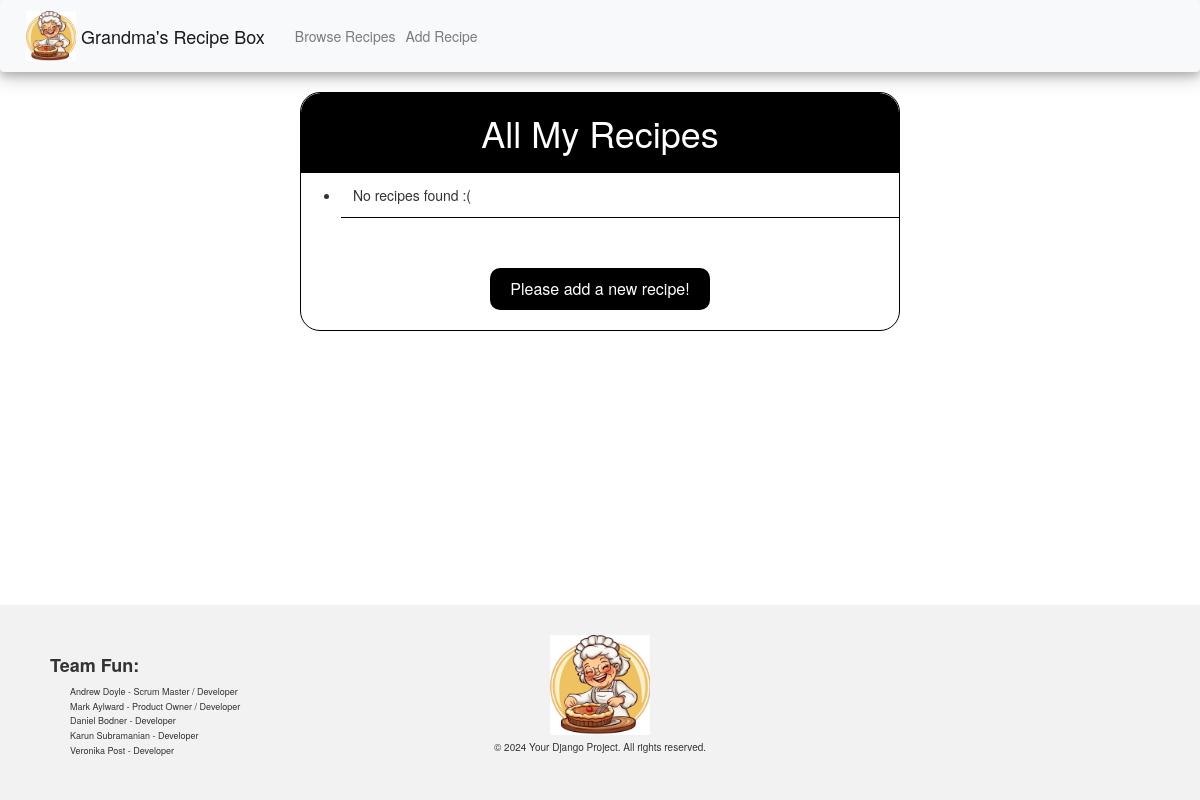
The app's page /, older data.
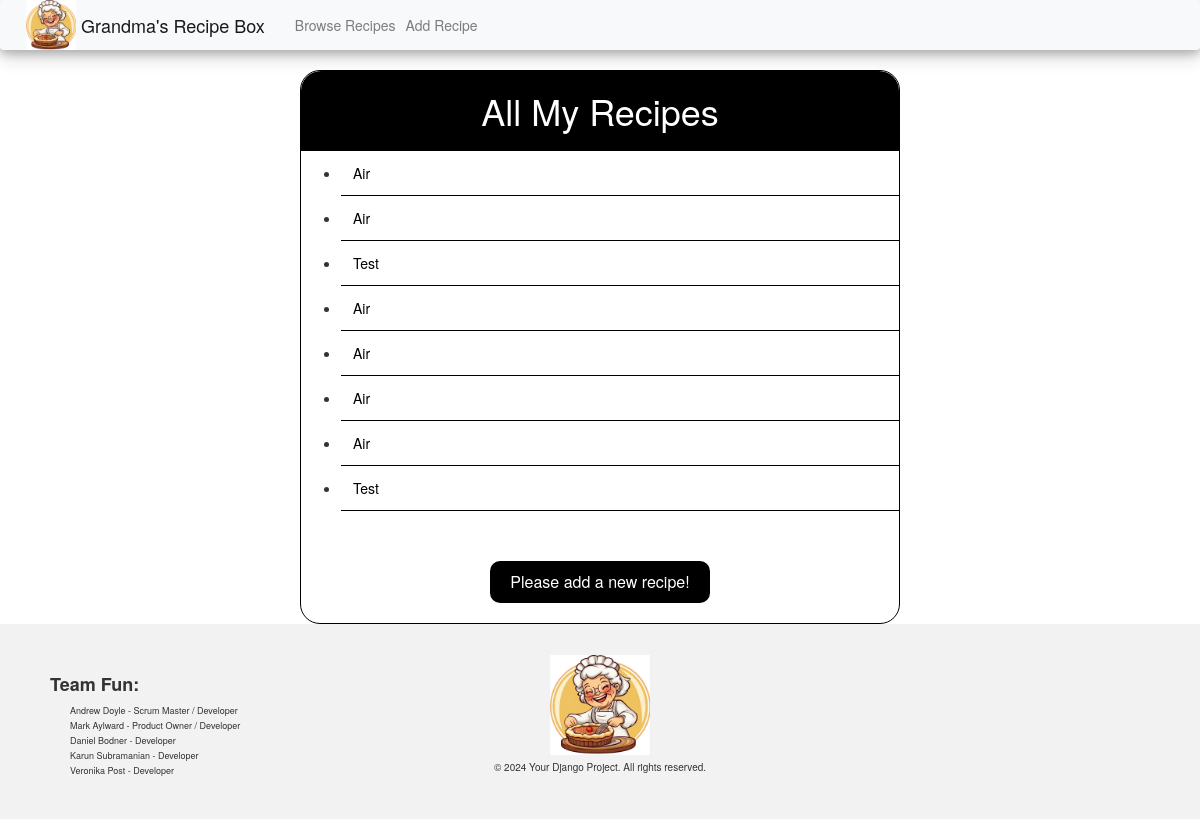
The same page, newer data.
### recipes/models.py (models this page shows, shortened)
class Recipe(models.Model):
    title = models.CharField(max_length=100, null=False, blank=False)
    ingredients = models.TextField(null=False, blank=False)
    instructions = models.TextField(null=False, blank=False)
    prepMinutes = models.IntegerField(null=False, blank=False)
    cookMinutes = models.IntegerField(null=False, blank=False)
    servings = models.IntegerField(null=False, blank=False)
    tags = TaggableManager()

### recipes/views.py (the view)
# urls.py: path("", views.browseRecipe, name="browseRecipe")
def browseRecipe(request, tags=None):
    recipes = Recipe.objects.all() # TODO add filtering
    return render(request, "browseRecipes.html", {
        "recipes": recipes
    })

### recipes/templates/browseRecipes.html (shortened to what this page needs)
{% extends "layout.html" %}
{% block body %}
    <div class="browseMainDiv">
        <div class="browseDiv">
            <h1 class="browseHeader">All My Recipes</h1>
            <div style="justify-content:left; width:100%;">
                <ul>
                {% for recipe in recipes %}
                    <li class="listItem"><a href="/viewRecipe/{{ recipe.id }}">{{ recipe.title }}</a></li>
                {% empty %}
                    <li class="listItem">No recipes found :( </li>
                {% endfor %}
                </ul>
            </div>
            <div style="margin-top:10px;">
                <button onclick="location.href='{% url 'addRecipe' %}'" class="button">
                  Please add a new recipe!
              </button>
            </div>
        </div>
    </div>
{% endblock %}

### recipes/templates/layout.html (shortened to what this page needs)
<!DOCTYPE html>
{% load static %}
<html lang="en">
    <head>
        <link rel="stylesheet" href="https://stackpath.bootstrapcdn.com/bootstrap/4.4.1/css/bootstrap.min.css">
        <link rel="stylesheet" href="https://maxcdn.bootstrapcdn.com/bootstrap/3.4.1/css/bootstrap.min.css">
        <link href="{% static 'styles.css' %}" rel="stylesheet">
    </head>
    <body style="min-height:100vh;margin:0px;">
        <nav class="navbar navbar-expand-lg navbar-light bg-light justify-content-left" style="box-shadow: 0 4px 8px 0 rgba(0, 0, 0, 0.2), 0 6px 20px 0 rgba(0, 0, 0, 0.19);position: -webkid-sticky; position: sticky; top: 0px;z-index: 3; padding-top: 10px; padding-bottom: 10px; background-color: white;">
          <a class="navbar-brand" href="{% url 'browseRecipe' %}">
            {% load static %}<img src="{% static 'grandma.png' %}" width="50" height="50" class="d-inline-block align-top" style="margin-top:-15px;" alt="">
            Grandma's Recipe Box
          </a>
          <div class="navbarLarge">
            <ul class="navbar-nav mr-auto">
                  <li class="nav-item">
                    <a class="nav-link" href="{% url 'browseRecipe' %}">Browse Recipes</a>
                  </li>
                  <li class="nav-item">
                      <a class="nav-link" href="{% url 'addRecipe' %}">Add Recipe</a>
                  </li>
            </ul>
          </div>
        </nav>
        <div class="content">
            {% block body %}
            {% endblock %}
        </div>
        <footer class="footer">
          <div class="footer-left">
              <h4><strong>Team Fun:</strong></h4>
              <ul>
                  <li>Andrew Doyle - Scrum Master / Developer</li>
                  <li>Mark Aylward - Product Owner / Developer</li>
                  <li>Daniel Bodner - Developer</li>
                  <li>Karun Subramanian - Developer</li>
                  <li>Veronika Post - Developer</li>
              </ul>
          </div>
          <div class="footer-center">
              <img src="{% static 'grandma.png' %}" width="50" height="50" class="d-inline-block align-top" style="margin-top:-15px;" alt="">
              <p>&copy; 2024 Your Django Project. All rights reserved.</p>
          </div>
      </footer>
    </body>
</html>

### static/styles.css (style rules this page uses)
.button { background-color: black; color: white; border: none; border-radius: 10px; padding: 10px 20px; font-size: 16px; cursor: pointer; transition: all 0.3s ease; width:100%; margin-top:30px; }
html, body { margin: 0; padding: 0; height: 100%; display: flex; flex-direction: column; }
.content { flex: 1; }
.footer { background-color: #f2f2f2; display: flex; justify-content: space-between; align-items: center; padding-top: 40px; padding-bottom: 40px; width: 100%; position: relative; bottom: 0; box-sizing: border-box; position: relative; }
.footer-left { flex: 0 0 auto; text-align: left; padding-left: 50px; }
.footer-left ul { list-style: none; padding: 0; margin: 0; }
.footer-left li { padding-left: 20px; }
.footer-left ul li { font-size: 0.9rem; margin: 0.2rem 0; }
.footer-center { position: absolute; left: 50%; transform: translateX(-50%); text-align: center; }
.footer-center img { width: 100px; height: 100px; margin-bottom: 0.5rem; }
.footer-center p { margin: 0; font-size: 1rem; }
.browseDiv { display:flex; flex-direction:column; align-items:center; border: 1px solid black; width: 50%; border-radius: 20px; padding-top: 0px; padding-bottom: 20px; }
.browseHeader { padding-top:20px; padding-bottom: 20px; background-color: black; width: 100%; text-align: center; border-radius: 20px 20px 0px 0px; margin: 0px; color: white; }
.listItem { padding: 12px; border-bottom: 1px solid black; width: 100%; }
a { color: black; }
.browseMainDiv { display:flex; justify-content:center; }

Row changes from the older to the newer data that the page shows:
added Recipe: title "Air"
added Recipe: title "Air"
added Recipe: title "Test"
added Recipe: title "Air"
added Recipe: title "Air"
added Recipe: title "Air"
added Recipe: title "Air"
added Recipe: title "Test"
Text that changed along with them:
text no longer shown: "No recipes found :("
